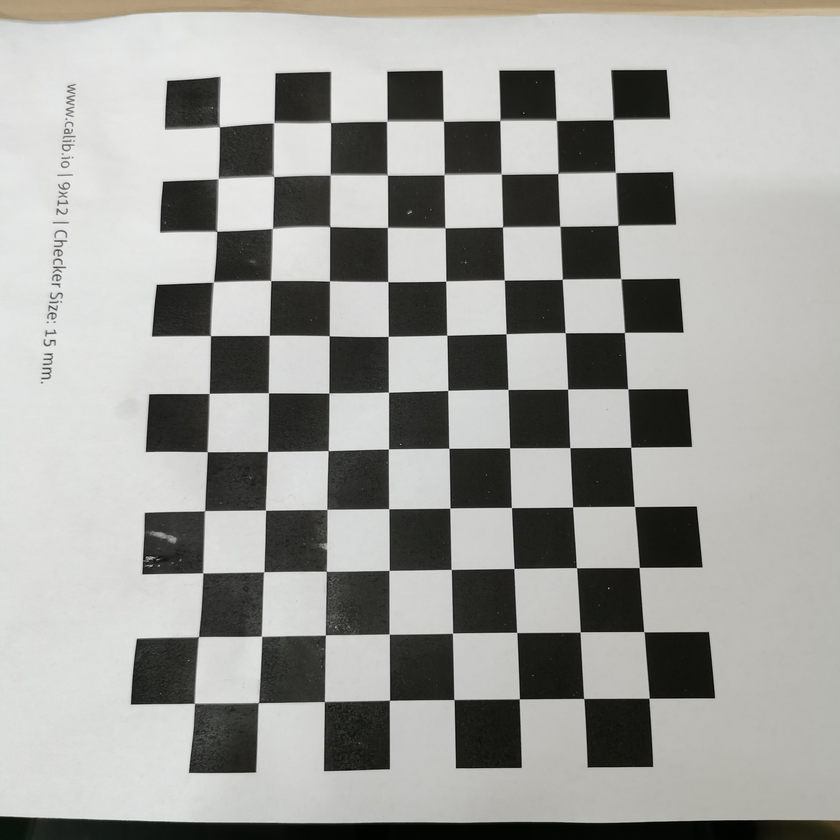
#> input picture Calibration/pic/p/1.png, 840 x 840 px, shrunk from 2736 x 2736 before the run; its folder holds only this picture in this run
$ python calib_IR.py
#> lines starting #> are read from the running program, lines starting #| are printed output that depends on the picture; after the words box and inside, x2 and y2 are one past the last pixel; in counts of white or black regions, pixels touching at a corner belong together; long printed decimals are rounded
# -*- coding: utf-8 -*-
"""
Homework: Calibrate the Camera with ZhangZhengyou Method.
Picture File Folder: ".\pic\IR_camera_calib_img", With Distort.

By YouZhiyuan 2019.11.18
"""

import os
import numpy as np
import cv2
import glob


def calib(inter_corner_shape, size_per_grid, img_dir,img_type):
    # criteria: only for subpix calibration, which is not used here.
    # criteria = (cv2.TERM_CRITERIA_EPS + cv2.TERM_CRITERIA_MAX_ITER, 30, 0.001)
#> called with inter_corner_shape = (11, 8), size_per_grid = 0.15, img_dir = '.\\pic\\P', img_type = 'png'
    w,h = inter_corner_shape
    # cp_int: corner point in int form, save the coordinate of corner points in world sapce in 'int' form
    # like (0,0,0), (1,0,0), (2,0,0) ....,(10,7,0).
    cp_int = np.zeros((w*h,3), np.float32)
    cp_int[:,:2] = np.mgrid[0:w,0:h].T.reshape(-1,2)
    # cp_world: corner point in world space, save the coordinate of corner points in world space.
    cp_world = cp_int*size_per_grid

    obj_points = [] # the points in world space
    img_points = [] # the points in image space (relevant to obj_points)
    images = glob.glob(img_dir + os.sep + '**.' + img_type)
    for fname in images:
        img = cv2.imread(fname)
#> img is the input picture: shape (840, 840, 3); mean B, G, R 154.8, 158.9, 158.6
        gray_img = cv2.cvtColor(img,cv2.COLOR_BGR2GRAY)
        # find the corners, cp_img: corner points in pixel space.
        ret, cp_img = cv2.findChessboardCorners(gray_img, (w,h), None)
#> ret = True; cp_img = 88 rows, first 8: [612.9, 120.2], [615.3, 172.6], [617.9, 225.4], [620.7, 278.8], [624.3, 332.7], [628, 389.1], [631, 447], [634.4, 506.3]
        # if ret is True, save.
        if ret == True:
            # cv2.cornerSubPix(gray_img,cp_img,(11,11),(-1,-1),criteria)
            obj_points.append(cp_world)
            img_points.append(cp_img)
            # view the corners
            cv2.drawChessboardCorners(img, (w,h), cp_img, ret)
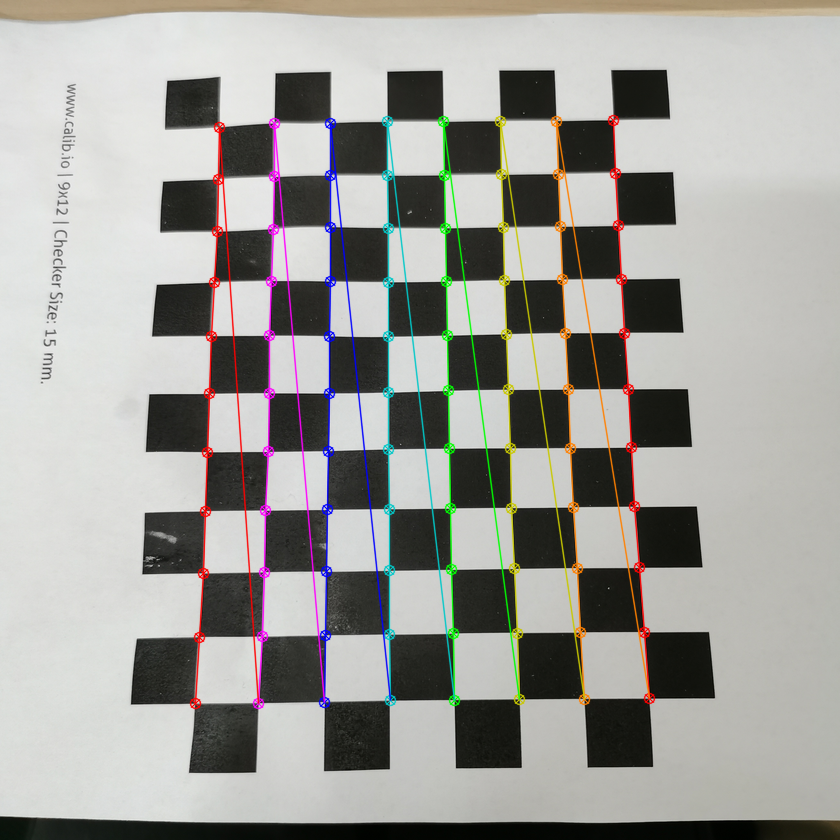
#> img: shape (840, 840, 3); 4.65% of pixels changed, all inside (x1, y1, x2, y2) = (189, 114, 656, 710)
            cv2.imshow('FoundCorners',img)
            cv2.waitKey(1)
    cv2.destroyAllWindows()
    # calibrate the camera
    ret, mat_inter, coff_dis, v_rot, v_trans = cv2.calibrateCamera(obj_points, img_points, gray_img.shape[::-1], None, None)
#> ret = 0.962; mat_inter = [[683.6, 0, 424.4], [0, 666.3, 425.2], [0, 0, 1]]; coff_dis = [[-0.101, 1.1, 0.00202, 0.00272, -2.33]]; v_rot = ([-0.127, 0.123, 1.56],); v_trans = ([0.5, -0.834, 1.83],)
    print (("ret:"),ret)
#| ret: 0.9618
    print (("internal matrix:\n"),mat_inter)
#| internal matrix:
#|  [[683.631   0.         424.413]
#|  [  0.         666.328 425.182]
#|  [  0.           0.           1.        ]]
    # in the form of (k_1,k_2,p_1,p_2,k_3)
    print (("distortion cofficients:\n"),coff_dis)
#| distortion cofficients:
#|  [[-1.00967196e-01  1.09794368e+00  2.01538042e-03  2.72312849e-03
#|   -2.33131551e+00]]
    print (("rotation vectors:\n"),v_rot)
#| rotation vectors:
#|  (array([[-0.1269 ],
#|        [ 0.1226],
#|        [ 1.555]]),)
    print (("translation vectors:\n"),v_trans)
#| translation vectors:
#|  (array([[ 0.4999],
#|        [-0.834],
#|        [ 1.834]]),)
    # calculate the error of reproject
    total_error = 0
    for i in range(len(obj_points)):
        img_points_repro, _ = cv2.projectPoints(obj_points[i], v_rot[i], v_trans[i], mat_inter, coff_dis)
        error = cv2.norm(img_points[i], img_points_repro, cv2.NORM_L2)/len(img_points_repro)
        total_error += error
#> this loop made 1 pass
#> (error, total_error) on pass 1: (0.103, 0.103)
#> after the loop, total_error = 0.103
    print(("Average Error of Reproject: "), total_error/len(obj_points))
#| Average Error of Reproject:  0.1025

    return mat_inter, coff_dis

def dedistortion(inter_corner_shape, img_dir,img_type, save_dir, mat_inter, coff_dis):
    w,h = inter_corner_shape
    images = glob.glob(img_dir + os.sep + '**.' + img_type)
    for fname in images:
        img_name = fname.split(os.sep)[-1]
        img = cv2.imread(fname)
        newcameramtx, roi = cv2.getOptimalNewCameraMatrix(mat_inter,coff_dis,(w,h),0,(w,h)) # 自由比例参数
        dst = cv2.undistort(img, mat_inter, coff_dis, None, newcameramtx)
        # clip the image
        # x,y,w,h = roi
        # dst = dst[y:y+h, x:x+w]
        cv2.imwrite(save_dir + os.sep + img_name, dst)
    print('Dedistorted images have been saved to: %s successfully.' %save_dir)

if __name__ == '__main__':
    inter_corner_shape = (11,8)
    size_per_grid = 0.15
    img_dir = ".\\pic\\P"
    img_type = "png"
    # calibrate the camera
    mat_inter, coff_dis = calib(inter_corner_shape, size_per_grid, img_dir,img_type)
#> mat_inter = [[683.6, 0, 424.4], [0, 666.3, 425.2], [0, 0, 1]]; coff_dis = [[-0.101, 1.1, 0.00202, 0.00272, -2.33]]
    # dedistort and save the dedistortion result.
    save_dir = ".\\pic\\save-IR"
    if(not os.path.exists(save_dir)):
        os.makedirs(save_dir)
    dedistortion(inter_corner_shape, img_dir, img_type, save_dir, mat_inter, coff_dis)
#> in dedistortion, `newcameramtx, roi = cv2.getOptimalNewCameraMatrix(mat_inter,coff_dis,(..`: newcameramtx = [[683.6, 0, 424.4], [0, 666.3, 425.2], [0, 0, 1]]; roi = (0, 0, 10, 7)
#> in dedistortion, `dst = cv2.undistort(img, mat_inter, coff_dis, None, newcameramtx)`:
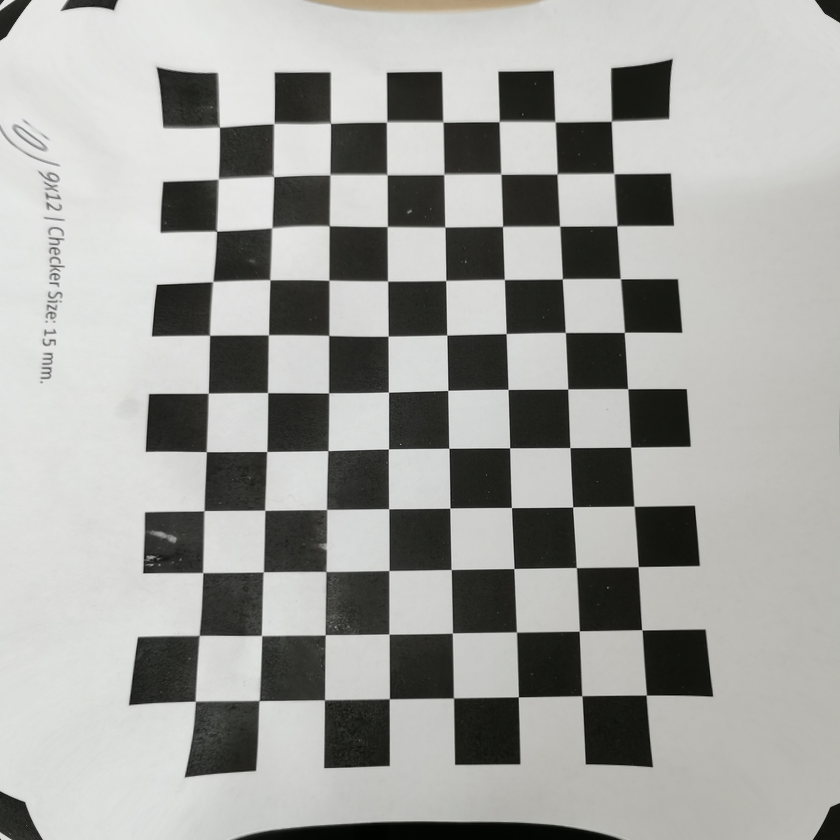
#> dst: shape (840, 840, 3); mean B, G, R 158.3, 161.9, 161.3

$ run again, on Calibration/pic/p/5.png
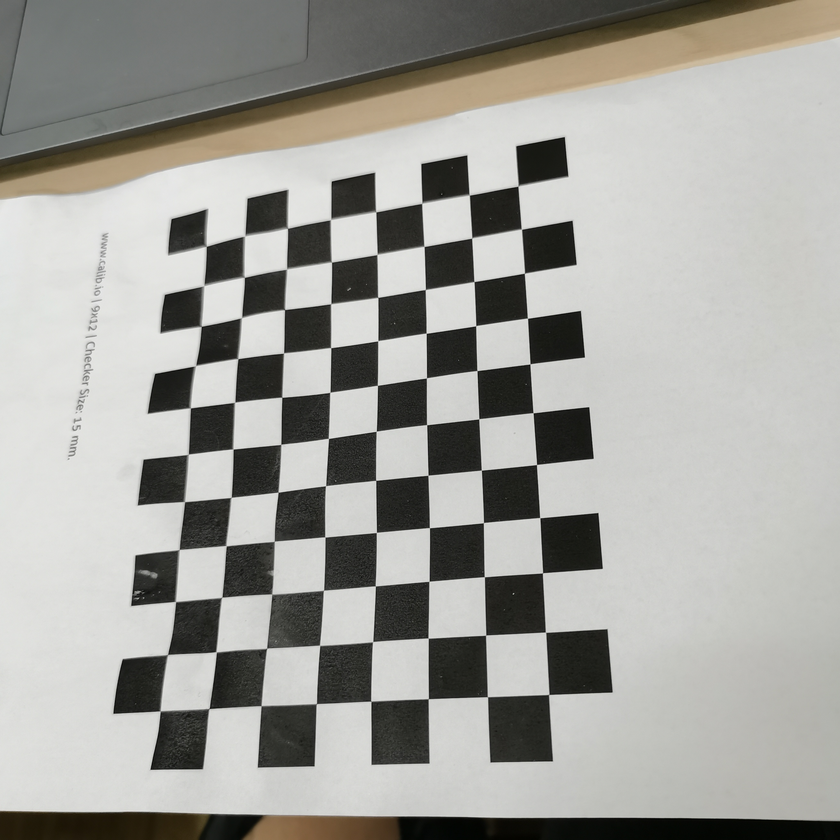
#> input picture Calibration/pic/p/5.png, 840 x 840 px, shrunk from 2736 x 2736 before the run
#> in calib, img is the input picture: shape (840, 840, 3); mean B, G, R 155.1, 160.1, 160.7
#> in calib, `ret, cp_img = cv2.findChessboardCorners(gray_img, (w,h), None)`: ret = True; cp_img = 88 rows, first 8: [518.2, 186.3], [521.4, 229.1], [524.2, 273.1], [527.5, 318], [530, 364], [533, 413], [536.7, 464.5], [539.7, 517.9]
#> in calib, `cv2.drawChessboardCorners(img, (w,h), cp_img, ret)`:
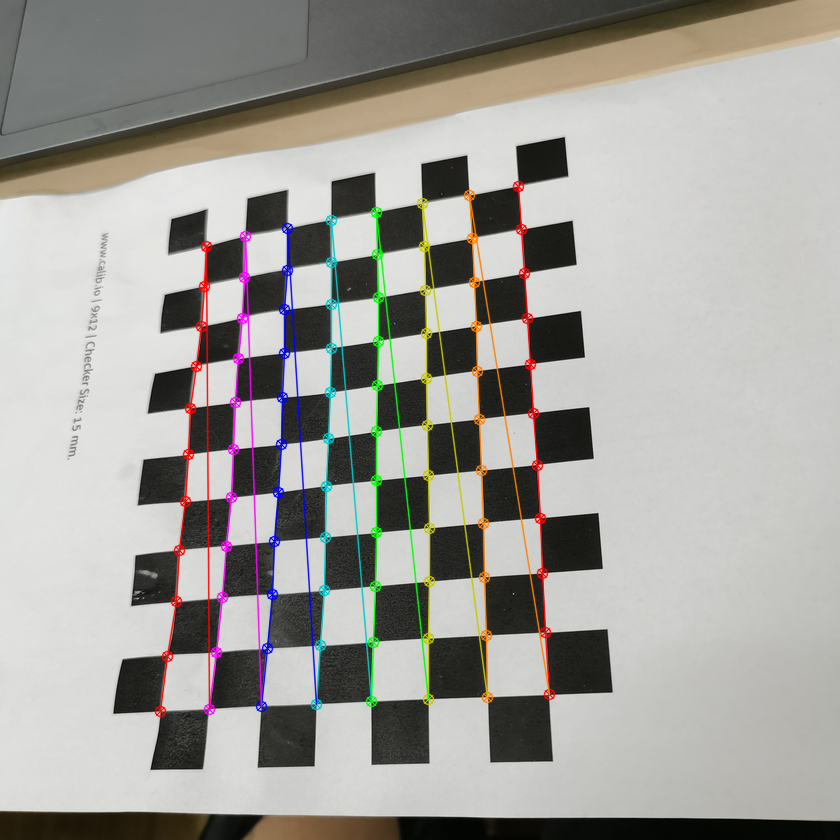
#> img: shape (840, 840, 3); 4.03% of pixels changed, all inside (x1, y1, x2, y2) = (154, 180, 556, 718)
#> in calib, `ret, mat_inter, coff_dis, v_rot, v_trans = cv2.calibrateCamera(obj_poi..`: ret = 1.19; mat_inter = [[911.7, 0, 440.5], [0, 842.1, 359.8], [0, 0, 1]]; coff_dis = [[0.0195, 0.265, -0.00881, -0.0294, -0.0418]]; v_rot = ([-0.00342, 0.546, 1.45],); v_trans = ([0.23, -0.548, 2.66],)
#| ret: 1.185
#| internal matrix:
#|  [[911.689   0.         440.477]
#|  [  0.         842.086 359.806]
#|  [  0.           0.           1.        ]]
#| distortion cofficients:
#|  [[ 0.01947  0.2654 -0.00881 -0.02938  -0.04176]]
#| rotation vectors:
#|  (array([[-0.003421],
#|        [ 0.5457],
#|        [ 1.449]]),)
#| translation vectors:
#|  (array([[ 0.2296],
#|        [-0.5479],
#|        [ 2.662]]),)
#> the loop in calib, `for i in range(len(obj_points)):` made 1 pass
#> (error, total_error) on pass 1: (0.126, 0.126)
#> after the loop in calib, `for i in range(len(obj_points)):`: total_error = 0.126
#| Average Error of Reproject:  0.1263
#> `mat_inter, coff_dis = calib(inter_corner_shape, size_per_grid, img_dir..`: mat_inter = [[911.7, 0, 440.5], [0, 842.1, 359.8], [0, 0, 1]]; coff_dis = [[0.0195, 0.265, -0.00881, -0.0294, -0.0418]]
#> newcameramtx = [[1153.8, 0, 509.4], [0, 1067.9, 423], [0, 0, 1]]; roi = (0, 0, 10, 7)
#> in dedistortion, `dst = cv2.undistort(img, mat_inter, coff_dis, None, newcameramtx)`:
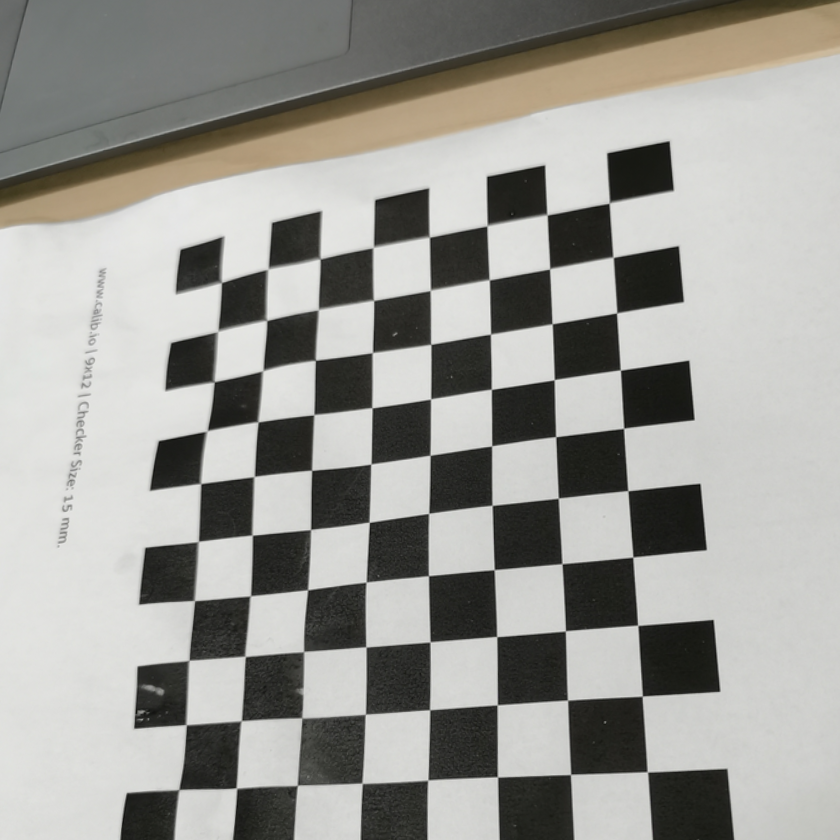
#> dst: shape (840, 840, 3); mean B, G, R 149.9, 154.7, 155.3

$ run again, on Calibration/pic/p/6.png
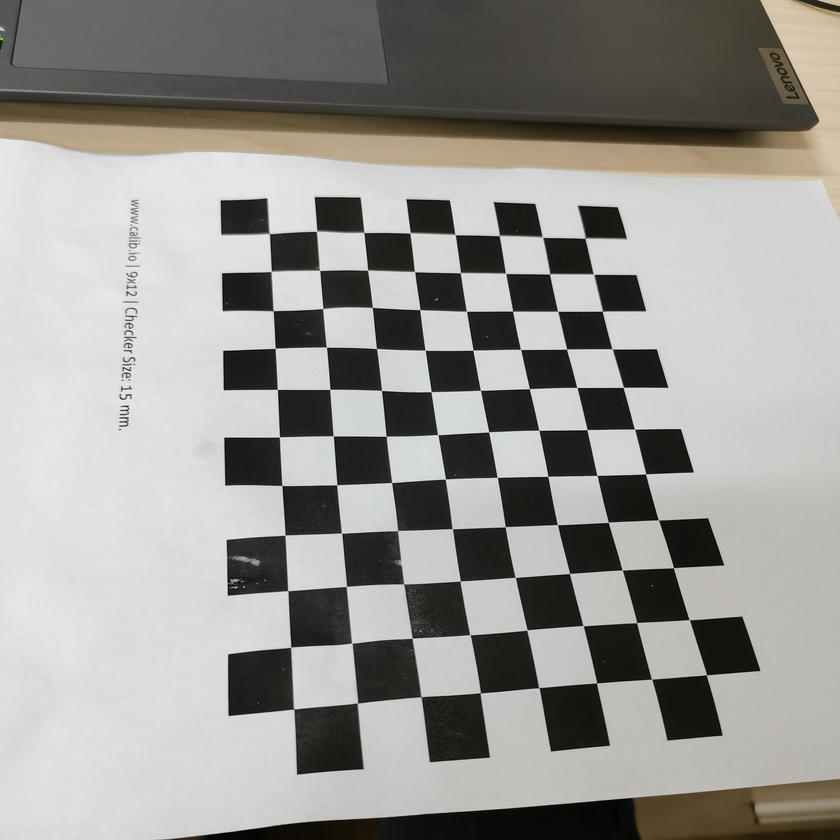
#> input picture Calibration/pic/p/6.png, 840 x 840 px, shrunk from 2736 x 2736 before the run
#> in calib, img is the input picture: shape (840, 840, 3); mean B, G, R 146.3, 150.8, 151.8
#> in calib, `ret, cp_img = cv2.findChessboardCorners(gray_img, (w,h), None)`: ret = True; cp_img = 88 rows, first 8: [584.7, 238.3], [593.5, 274.4], [602, 311], [612.2, 349.1], [623.1, 387.3], [634.4, 429], [645.9, 474.1], [658.4, 520]
#> in calib, `cv2.drawChessboardCorners(img, (w,h), cp_img, ret)`:
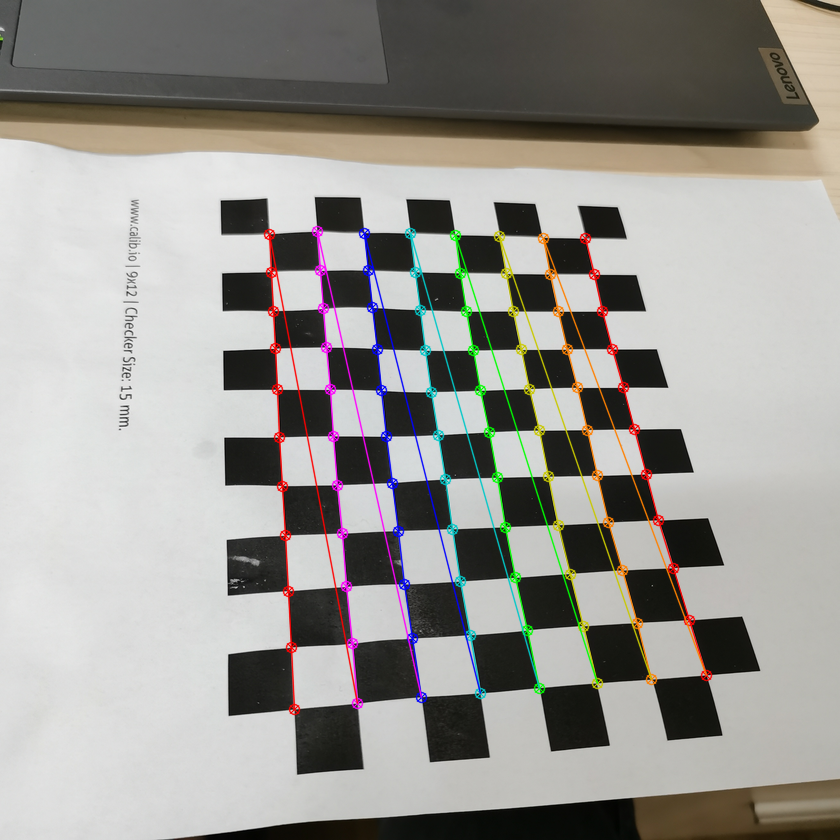
#> img: shape (840, 840, 3); 3.87% of pixels changed, all inside (x1, y1, x2, y2) = (263, 225, 713, 716)
#> in calib, `ret, mat_inter, coff_dis, v_rot, v_trans = cv2.calibrateCamera(obj_poi..`: ret = 1.17; mat_inter = [[726.1, 0, 282.6], [0, 590.1, 226.3], [0, 0, 1]]; coff_dis = [[0.077, -0.0497, -0.0356, 0.00884, 0.0271]]; v_rot = ([-0.485, 0.16, 1.54],); v_trans = ([0.988, 0.0654, 2.42],)
#| ret: 1.171
#| internal matrix:
#|  [[726.087   0.         282.595]
#|  [  0.         590.146 226.326 ]
#|  [  0.           0.           1.        ]]
#| distortion cofficients:
#|  [[ 0.07697 -0.04967 -0.03556  0.008844  0.02715]]
#| rotation vectors:
#|  (array([[-0.4852],
#|        [ 0.1604],
#|        [ 1.544]]),)
#| translation vectors:
#|  (array([[0.9884],
#|        [0.06542],
#|        [2.422 ]]),)
#> the loop in calib, `for i in range(len(obj_points)):` made 1 pass
#> (error, total_error) on pass 1: (0.125, 0.125)
#> after the loop in calib, `for i in range(len(obj_points)):`: total_error = 0.125
#| Average Error of Reproject:  0.1249
#> `mat_inter, coff_dis = calib(inter_corner_shape, size_per_grid, img_dir..`: mat_inter = [[726.1, 0, 282.6], [0, 590.1, 226.3], [0, 0, 1]]; coff_dis = [[0.077, -0.0497, -0.0356, 0.00884, 0.0271]]
#> newcameramtx = [[774.4, 0, 292.5], [0, 675.4, 243.5], [0, 0, 1]]; roi = (0, 0, 10, 7)
#> in dedistortion, `dst = cv2.undistort(img, mat_inter, coff_dis, None, newcameramtx)`:
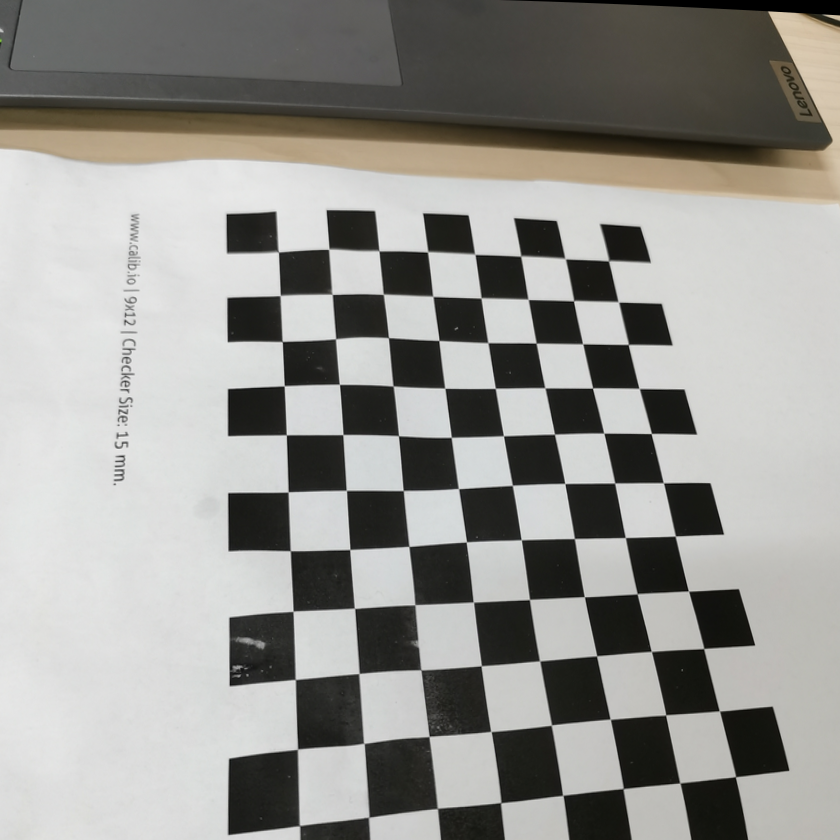
#> dst: shape (840, 840, 3); mean B, G, R 144.9, 148.9, 149.7
